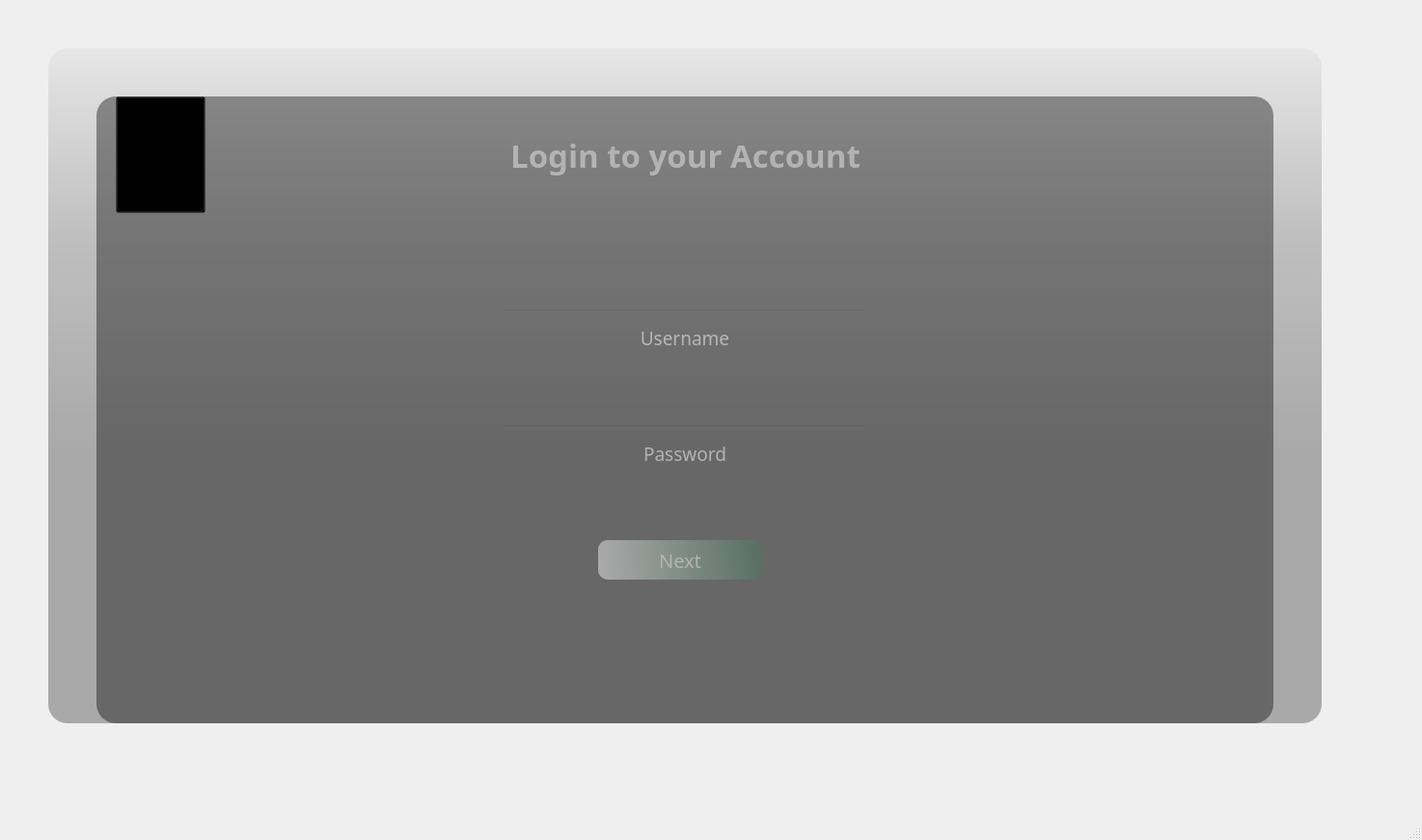
<?xml version="1.0" encoding="UTF-8"?>
<ui version="4.0">
 <class>MainWindow</class>
 <widget class="QMainWindow" name="MainWindow">
  <property name="geometry">
   <rect>
    <x>0</x>
    <y>0</y>
    <width>1474</width>
    <height>871</height>
   </rect>
  </property>
  <property name="windowTitle">
   <string>MainWindow</string>
  </property>
  <widget class="QWidget" name="centralwidget">
   <widget class="QLabel" name="label_2">
    <property name="geometry">
     <rect>
      <x>50</x>
      <y>50</y>
      <width>1320</width>
      <height>700</height>
     </rect>
    </property>
    <property name="styleSheet">
     <string notr="true">background-color: qlineargradient(spread:pad, x1:0, y1:0, x2:0, y2:0.715909, stop:0 rgba(0,0,0,9), stop:0.375 rgba(0,0,0,50), stop:0.835227 rgba(0,0,0,75));
border-radius: 20px;</string>
    </property>
    <property name="text">
     <string/>
    </property>
   </widget>
   <widget class="QLabel" name="background_label">
    <property name="geometry">
     <rect>
      <x>50</x>
      <y>50</y>
      <width>1320</width>
      <height>700</height>
     </rect>
    </property>
    <property name="styleSheet">
     <string notr="true">border-radius: 20px;
background-image: url(:/images/images/las.jpg);</string>
    </property>
    <property name="text">
     <string/>
    </property>
   </widget>
   <widget class="QLabel" name="label_4">
    <property name="geometry">
     <rect>
      <x>100</x>
      <y>100</y>
      <width>1221</width>
      <height>121</height>
     </rect>
    </property>
    <property name="font">
     <font>
      <family>Nirmala UI Semilight</family>
      <pointsize>25</pointsize>
      <weight>75</weight>
      <bold>true</bold>
     </font>
    </property>
    <property name="styleSheet">
     <string notr="true">color: rgb(179, 179, 179);
</string>
    </property>
    <property name="text">
     <string>Login to your Account</string>
    </property>
    <property name="alignment">
     <set>Qt::AlignCenter</set>
    </property>
   </widget>
   <widget class="QLabel" name="label_3">
    <property name="geometry">
     <rect>
      <x>100</x>
      <y>100</y>
      <width>1220</width>
      <height>650</height>
     </rect>
    </property>
    <property name="styleSheet">
     <string notr="true">background-color: rgba(0,0,0,100);
border-radius: 20px;</string>
    </property>
    <property name="text">
     <string/>
    </property>
   </widget>
   <widget class="QLineEdit" name="username_lineEdit">
    <property name="geometry">
     <rect>
      <x>520</x>
      <y>320</y>
      <width>380</width>
      <height>71</height>
     </rect>
    </property>
    <property name="font">
     <font>
      <family>Nirmala UI Semilight</family>
      <pointsize>14</pointsize>
      <weight>50</weight>
      <bold>false</bold>
     </font>
    </property>
    <property name="styleSheet">
     <string notr="true">background-color: rgba(0, 0, 0,0);
border-bottom: 2px sold rgba(85,112,98,219);
color: rgba(255,255,255,255);
padding-bottom: 12px;
</string>
    </property>
    <property name="text">
     <string/>
    </property>
    <property name="frame">
     <bool>true</bool>
    </property>
    <property name="cursorPosition">
     <number>0</number>
    </property>
    <property name="alignment">
     <set>Qt::AlignCenter</set>
    </property>
    <property name="placeholderText">
     <string>Username</string>
    </property>
    <property name="clearButtonEnabled">
     <bool>false</bool>
    </property>
   </widget>
   <widget class="QLabel" name="username_info_label">
    <property name="geometry">
     <rect>
      <x>520</x>
      <y>400</y>
      <width>381</width>
      <height>21</height>
     </rect>
    </property>
    <property name="font">
     <font>
      <family>Nirmala UI Semilight</family>
      <pointsize>10</pointsize>
     </font>
    </property>
    <property name="styleSheet">
     <string notr="true">color: rgb(179, 179, 179);</string>
    </property>
    <property name="text">
     <string/>
    </property>
   </widget>
   <widget class="QPushButton" name="pushButton">
    <property name="geometry">
     <rect>
      <x>620</x>
      <y>560</y>
      <width>170</width>
      <height>41</height>
     </rect>
    </property>
    <property name="font">
     <font>
      <family>Nirmala UI Semilight</family>
      <pointsize>15</pointsize>
      <weight>50</weight>
      <italic>false</italic>
      <bold>false</bold>
      <underline>false</underline>
     </font>
    </property>
    <property name="styleSheet">
     <string notr="true">QPushButton{background-color: qlineargradient(spread:pad, x1:0, y1:0.505682, x2:1, y2:0.477, stop:0 rgb(170,170,170), stop:1 rgba(85, 112, 98, 219));
border-radius: 10px;
	color: rgb(179, 179, 179);
}

QPushButton:hover {background-color: qlineargradient(spread:pad, x1:0, y1:0.505682, x2:1, y2:0.477, stop:0 rgba(85,112,98,219), stop:1 rgb(170,170,170));
}

QPushButton:pressed {
	padding-left: 5px;
	padding-top: 5px;
	background-color: rgba(105,118,132,200);
}</string>
    </property>
    <property name="text">
     <string>Next</string>
    </property>
   </widget>
   <widget class="QLabel" name="password_info_label">
    <property name="geometry">
     <rect>
      <x>520</x>
      <y>520</y>
      <width>381</width>
      <height>16</height>
     </rect>
    </property>
    <property name="font">
     <font>
      <family>Nirmala UI Semilight</family>
      <pointsize>10</pointsize>
     </font>
    </property>
    <property name="styleSheet">
     <string notr="true">color: rgb(179, 179, 179);</string>
    </property>
    <property name="text">
     <string/>
    </property>
   </widget>
   <widget class="QLineEdit" name="password_lineEdit">
    <property name="geometry">
     <rect>
      <x>520</x>
      <y>440</y>
      <width>380</width>
      <height>71</height>
     </rect>
    </property>
    <property name="font">
     <font>
      <family>Nirmala UI Semilight</family>
      <pointsize>14</pointsize>
      <weight>50</weight>
      <bold>false</bold>
     </font>
    </property>
    <property name="styleSheet">
     <string notr="true">background-color: rgba(0, 0, 0,0);
border-bottom: 2px sold rgba(85,112,98,219);
color: rgba(255,255,255,255);
padding-bottom: 12px;
</string>
    </property>
    <property name="frame">
     <bool>true</bool>
    </property>
    <property name="echoMode">
     <enum>QLineEdit::Password</enum>
    </property>
    <property name="cursorPosition">
     <number>0</number>
    </property>
    <property name="alignment">
     <set>Qt::AlignCenter</set>
    </property>
    <property name="placeholderText">
     <string>Password</string>
    </property>
    <property name="cursorMoveStyle">
     <enum>Qt::LogicalMoveStyle</enum>
    </property>
    <property name="clearButtonEnabled">
     <bool>false</bool>
    </property>
   </widget>
   <widget class="QPushButton" name="back_button">
    <property name="geometry">
     <rect>
      <x>120</x>
      <y>100</y>
      <width>93</width>
      <height>121</height>
     </rect>
    </property>
    <property name="styleSheet">
     <string notr="true">background-color: rgba(0, 0, 0,0);
</string>
    </property>
    <property name="text">
     <string/>
    </property>
    <property name="icon">
     <iconset resource="res.qrc">
      <normaloff>:/images/back.png</normaloff>:/images/back.png</iconset>
    </property>
    <property name="iconSize">
     <size>
      <width>60</width>
      <height>60</height>
     </size>
    </property>
   </widget>
   <zorder>label_2</zorder>
   <zorder>background_label</zorder>
   <zorder>label_3</zorder>
   <zorder>label_4</zorder>
   <zorder>username_lineEdit</zorder>
   <zorder>username_info_label</zorder>
   <zorder>pushButton</zorder>
   <zorder>password_info_label</zorder>
   <zorder>password_lineEdit</zorder>
   <zorder>back_button</zorder>
  </widget>
  <widget class="QMenuBar" name="menubar">
   <property name="geometry">
    <rect>
     <x>0</x>
     <y>0</y>
     <width>1474</width>
     <height>26</height>
    </rect>
   </property>
  </widget>
  <widget class="QStatusBar" name="statusbar"/>
 </widget>
 <resources>
  <include location="res.qrc"/>
 </resources>
 <connections/>
</ui>
